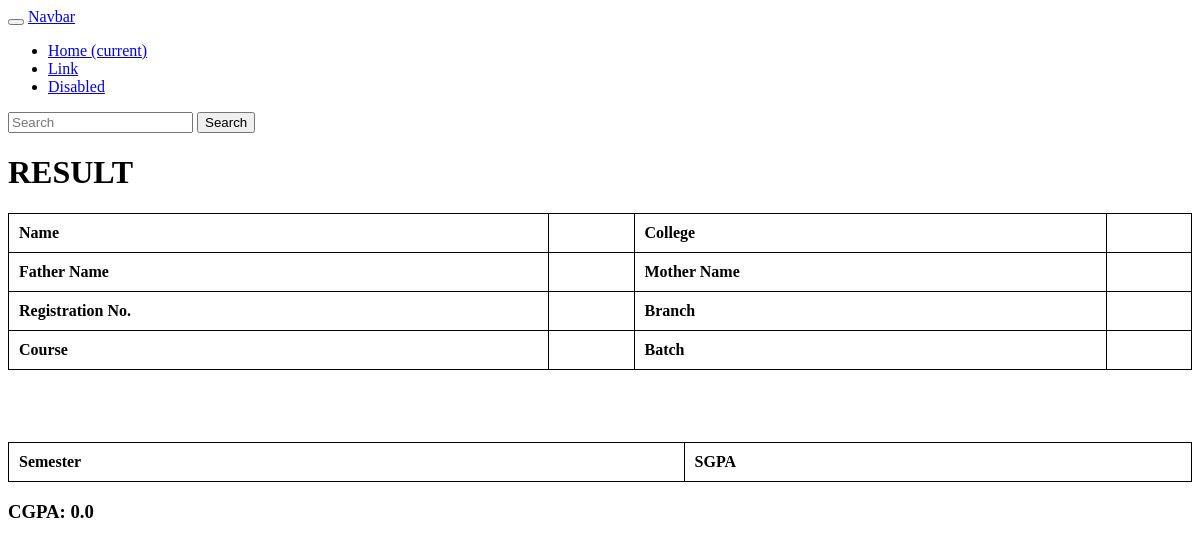
/result/1, run on an earlier commit of the app's database.
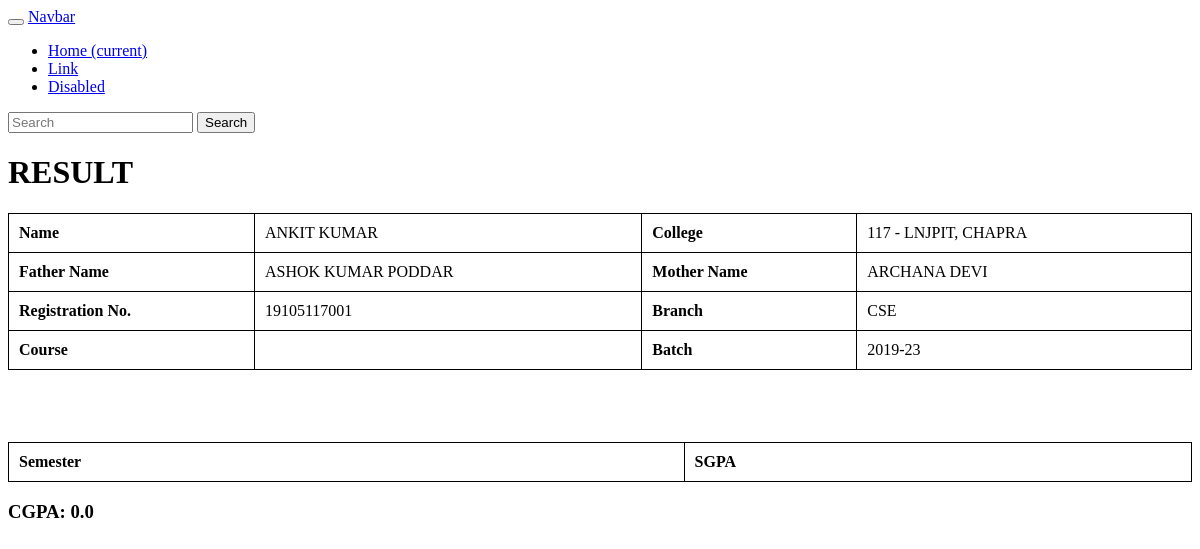
And on a later commit of the database.
### result/models.py (models this page shows, shortened)
class Student(models.Model):
    id = models.AutoField
    name = models.CharField(max_length=50)
    father_name = models.CharField(max_length=50)
    mother_name = models.CharField(max_length=50)
    degree = models.CharField(max_length=50)
    college = models.CharField(max_length=50)
    registration = models.IntegerField()
    branch = models.CharField(max_length=50)
    batch = models.CharField(max_length=50)

### result/views.py (the view)
# urls.py: path("<int:student_id>", views.student_results, name='student_results')
def student_results(request, student_id):
    student = Student.objects.filter(id=student_id).first()
    sgpa_list = calcualte_sgpa(student)
    cgpa = calcualte_cgpa(sgpa_list)
    print(sgpa_list)
    params = {"stud": student, "sgpa":  sgpa_list, "cgpa": cgpa}
    return render(request, "result/index.html", params)

### result/views.py (called while the page is built)
def calcualte_sgpa(student):
    student_marks = StudentMarks.objects.filter(course__student=student).all()
    sgpa_marks_map = dict()
    for marks in student_marks:
        sem_marks = sgpa_marks_map.get(marks.course.semester, {"total_marks" : 0, "got_marks": 0})
        sem_marks['total_marks'] += marks.course.subject.full_marks
        sem_marks['got_marks'] += marks.marks
        sgpa_marks_map[marks.course.semester] = sem_marks
    sgpa_map = dict()
    for k,v in sgpa_marks_map.items():
        if v['total_marks'] > 0:
            sgpa_map[k] = 10.0 * v['got_marks']/v['total_marks']
    sgpa_list = list()
    for k, v in sgpa_map.items():
        sgpa_list.append({"semester": k, "sgpa": v})
    sgpa_list.sort(key = lambda x: x['semester'].year)
    return sgpa_list

def calcualte_cgpa(sgpa_list):
    cgpa = 0.0
    if sgpa_list:
        total = sum(item['sgpa'] for item in sgpa_list)
        cgpa = total/len(sgpa_list)
    cgpa = round(cgpa, 2)
    return cgpa

### result/templates/result/index.html (shortened to what this page needs)
<!DOCTYPE html>
<html lang="en">
<head>
</head>
<body>
<nav class="navbar navbar-dark bg-dark">
  <button class="navbar-toggler" type="button" data-toggle="collapse" data-target="#navbarTogglerDemo03" aria-controls="navbarTogglerDemo03" aria-expanded="false" aria-label="Toggle navigation">
  </button>
  <a class="navbar-brand" href="#">Navbar</a>
  <div class="collapse navbar-collapse" id="navbarTogglerDemo03">
    <ul class="navbar-nav mr-auto mt-2 mt-lg-0">
      <li class="nav-item active">
        <a class="nav-link" href="#">Home <span class="sr-only">(current)</span></a>
      </li>
      <li class="nav-item">
        <a class="nav-link" href="#">Link</a>
      </li>
      <li class="nav-item">
        <a class="nav-link disabled" href="#">Disabled</a>
      </li>
    </ul>
    <form class="form-inline my-2 my-lg-0">
      <input class="form-control mr-sm-2" type="search" placeholder="Search" aria-label="Search">
      <button class="btn btn-outline-success my-2 my-sm-0" type="submit">Search</button>
    </form>
  </div>
</nav>
    <h1>RESULT</h1>
    <table style="width:100%">
        <tr>
            <th>Name</th>
            <td>{{stud.name}}</td>
            <th>College </th>
            <td>{{stud.college}}</td>
        </tr>
        <tr>
            <th>Father Name</th>
            <td>{{stud.father_name}}</td>
            <th>Mother Name</th>
            <td>{{stud.mother_name}}</td>
        </tr>
        <tr>
            <th>Registration No.</th>
            <td>{{stud.registration}}</td>
            <th>Branch</th>
            <td>{{stud.branch}}</td>
        </tr>
        <tr>
            <th>Course</th>
            <td>{{stud.degree}}</td>
            <th>Batch</th>
            <td>{{stud.batch}}</td>
        </tr>
    </table>
<br>
<br>
<br>
<br>
<table style="width:100%">
    <tr>
        <th>Semester</th>
        <th>SGPA</th>
    </tr>
</table>
<h3>CGPA: {{cgpa}}</h3>
</body>
</html>

What changed in the data, as far as the page shows it:
added Student: name "ANKIT KUMAR", college "117 - LNJPIT, CHAPRA", father_name "ASHOK KUMAR PODDAR", mother_name "ARCHANA DEVI", registration "19105117001", branch "CSE", batch "2019-23"
